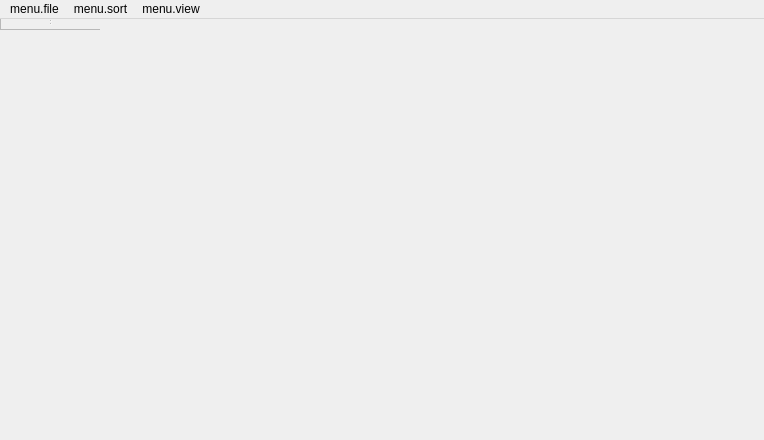
<?xml version="1.0" encoding="UTF-8"?>
<ui version="4.0">
 <class>GalleryWindow</class>
 <widget class="QMainWindow" name="GalleryWindow">
  <property name="geometry">
   <rect>
    <x>0</x>
    <y>0</y>
    <width>764</width>
    <height>440</height>
   </rect>
  </property>
  <property name="minimumSize">
   <size>
    <width>750</width>
    <height>440</height>
   </size>
  </property>
  <property name="windowTitle">
   <string>window.title</string>
  </property>
  <property name="windowIcon">
   <iconset resource="../resources.qrc">
    <normaloff>:/icons/colorful-gallery.png</normaloff>:/icons/colorful-gallery.png</iconset>
  </property>
  <property name="unifiedTitleAndToolBarOnMac">
   <bool>true</bool>
  </property>
  <widget class="QSplitter" name="SplitterBody">
   <property name="orientation">
    <enum>Qt::Horizontal</enum>
   </property>
   <widget class="QWidget" name="ThumbnailsList" native="true">
    <property name="sizePolicy">
     <sizepolicy hsizetype="Expanding" vsizetype="Preferred">
      <horstretch>1</horstretch>
      <verstretch>0</verstretch>
     </sizepolicy>
    </property>
    <property name="minimumSize">
     <size>
      <width>380</width>
      <height>0</height>
     </size>
    </property>
    <layout class="QGridLayout" name="ThumbnailsListLayout">
     <item row="1" column="1">
      <widget class="QScrollArea" name="ScrollAreaThumbnailList">
       <property name="sizePolicy">
        <sizepolicy hsizetype="Expanding" vsizetype="Expanding">
         <horstretch>0</horstretch>
         <verstretch>0</verstretch>
        </sizepolicy>
       </property>
       <property name="horizontalScrollBarPolicy">
        <enum>Qt::ScrollBarAlwaysOff</enum>
       </property>
       <property name="widgetResizable">
        <bool>true</bool>
       </property>
       <property name="alignment">
        <set>Qt::AlignLeading|Qt::AlignLeft|Qt::AlignTop</set>
       </property>
       <widget class="QWidget" name="ThumbnailListContainer">
        <property name="geometry">
         <rect>
          <x>0</x>
          <y>0</y>
          <width>390</width>
          <height>374</height>
         </rect>
        </property>
        <property name="sizePolicy">
         <sizepolicy hsizetype="Expanding" vsizetype="Expanding">
          <horstretch>0</horstretch>
          <verstretch>0</verstretch>
         </sizepolicy>
        </property>
        <layout class="QGridLayout" name="ThumbnailListContainerLayout"/>
       </widget>
      </widget>
     </item>
    </layout>
   </widget>
   <widget class="QWidget" name="ThumbnailView" native="true">
    <property name="sizePolicy">
     <sizepolicy hsizetype="Expanding" vsizetype="Expanding">
      <horstretch>1</horstretch>
      <verstretch>0</verstretch>
     </sizepolicy>
    </property>
    <property name="minimumSize">
     <size>
      <width>350</width>
      <height>0</height>
     </size>
    </property>
    <layout class="QVBoxLayout" name="ThumbnailViewLayout">
     <item>
      <widget class="QLabel" name="ThumbnailPreview">
       <property name="sizePolicy">
        <sizepolicy hsizetype="Expanding" vsizetype="Expanding">
         <horstretch>1</horstretch>
         <verstretch>0</verstretch>
        </sizepolicy>
       </property>
       <property name="alignment">
        <set>Qt::AlignCenter</set>
       </property>
      </widget>
     </item>
    </layout>
   </widget>
  </widget>
  <widget class="QMenuBar" name="MenuBar">
   <property name="geometry">
    <rect>
     <x>0</x>
     <y>0</y>
     <width>764</width>
     <height>23</height>
    </rect>
   </property>
   <widget class="QMenu" name="MenuFile">
    <property name="title">
     <string>menu.file</string>
    </property>
    <addaction name="ActionOpen"/>
    <addaction name="ActionReload"/>
    <addaction name="ActionClose"/>
   </widget>
   <widget class="QMenu" name="MenuSort">
    <property name="title">
     <string>menu.sort</string>
    </property>
    <addaction name="ActionByColor"/>
    <addaction name="ActionUnsorted"/>
   </widget>
   <widget class="QMenu" name="MenuView">
    <property name="title">
     <string>menu.view</string>
    </property>
    <addaction name="ActionMoreColumns"/>
    <addaction name="ActionLessColumns"/>
   </widget>
   <addaction name="MenuFile"/>
   <addaction name="MenuSort"/>
   <addaction name="MenuView"/>
  </widget>
  <widget class="QStatusBar" name="StatusBar">
   <property name="sizeGripEnabled">
    <bool>false</bool>
   </property>
  </widget>
  <action name="ActionOpen">
   <property name="text">
    <string>menu.file.open</string>
   </property>
  </action>
  <action name="ActionClose">
   <property name="text">
    <string>menu.file.close-folder</string>
   </property>
  </action>
  <action name="ActionReload">
   <property name="text">
    <string>menu.file.reload</string>
   </property>
  </action>
  <action name="ActionByColor">
   <property name="text">
    <string>action.sort.by-color</string>
   </property>
  </action>
  <action name="ActionUnsorted">
   <property name="text">
    <string>action.sort.unsorted</string>
   </property>
  </action>
  <action name="ActionToggleFileInfo">
   <property name="text">
    <string>action.view.toggle-fileinfo</string>
   </property>
  </action>
  <action name="ActionMoreColumns">
   <property name="text">
    <string>action.view.more-columns</string>
   </property>
  </action>
  <action name="ActionLessColumns">
   <property name="text">
    <string>action.view.less-columns</string>
   </property>
  </action>
 </widget>
 <resources>
  <include location="../resources.qrc"/>
 </resources>
 <connections/>
</ui>
